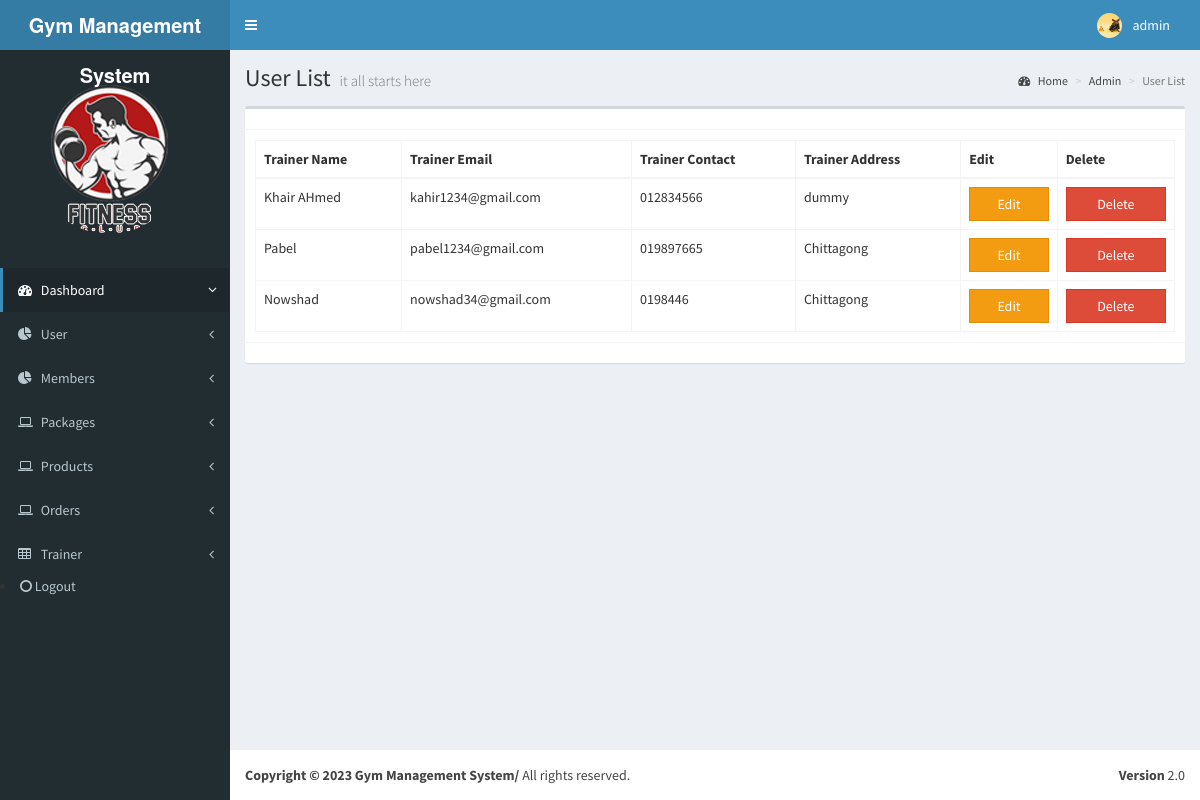
Page /admin/dashboard/trainer-list.php on the committed database.
### tables this page shows
CREATE TABLE `instructors` (
  `instructor_id` int(11) NOT NULL,
  `name` varchar(100) NOT NULL,
  `contact` varchar(100) NOT NULL,
  `picture` varchar(100) NOT NULL,
  `address` varchar(200) NOT NULL,
  `email` varchar(100) NOT NULL,
  `user_id` int(11) NOT NULL
);

### admin/dashboard/trainer-list.php (the view, shortened to what this page needs)
<?php include('header.php');
include('db_connection.php');
?>
<body class="skin-blue">
  <div class="wrapper">
    <?php include('menu.php'); ?>
    <div class="content-wrapper" style="min-height: 1024px;">
      <section class="content-header">
        <h1> User List <small>it all starts here</small> </h1>
        <ol class="breadcrumb">
          <li><a href="#"><i class="fa fa-dashboard"></i> Home</a></li>
          <li><a href="#">Admin</a></li>
          <li class="active">User List</li>
        </ol>
      </section>
      <section class="content">
        <div class="box">
          <div class="box-header with-border">
                      </div>--><?php
                                $sql = 'SELECT * FROM instructors';
                                $retval = $con->query($sql);
                                ?>
          </div>
          <div class="box-body">
            <table id="example" class="table table-bordered">
              <thead>
                <tr>
                  <th>Trainer Name</th>
                  <th>Trainer Email</th>
                  <th>Trainer Contact</th>
                  <th>Trainer Address</th>
                  <th>Edit</th>
                  <th>Delete</th>
                </tr>
              </thead>
              <tbody>
                <?php while ($row = mysqli_fetch_array($retval))
                {
                    ?>
                  <tr>
                    <td><?php echo $row['name']  ?></td>
                    <td><?php echo $row['email']  ?></td>
                    <td><?php echo $row['contact'] ?></td>
                    <td><?php echo $row['address'] ?></td>
                    <td><a class="btn btn-block btn-warning btn-flat" href="update-trainer.php?id=<?php echo $row['instructor_id'] ?>">Edit</a></td>
                    <td><a class="btn btn-block btn-danger btn-flat" onClick="return confirm('Delete This account?')" href="delete.php?trinid=<?php echo $row['instructor_id'] ?>">Delete</a></td>
                  <?php } ?>
                  </tr>
              </tbody>
            </table>
          </div>
          <div class="box-footer"> </div>
        </div>
      </section>
    </div>
    <?php include('footer.php'); ?>

### admin/dashboard/menu.php (shortened to what this page needs)
<header class="main-header">
        <a href="dashboard.php" class="logo"><b>Gym Management System</b> </a>
        <nav class="navbar navbar-static-top" role="navigation">
          <a href="#" class="sidebar-toggle" data-toggle="offcanvas" role="button">
          </a>
          <div class="navbar-custom-menu">
            <ul class="nav navbar-nav">
           <?php
              require_once 'db.php';
               $sql = 'SELECT * FROM admin';
               $retval = mysqli_query($conn, $sql);
               ?>
              <li class="dropdown user user-menu">
                <a href="#" class="dropdown-toggle" data-toggle="dropdown">
                  <?php  while($row = mysqli_fetch_array($retval)) {  ?>
                  <img src="../images/<?php echo $row['admin_picture'] ?>" class="user-image" alt="User Image">
                  <span class="hidden-xs"><?php echo $row['admin_name'] ?></span>
                </a>
                  <?php } ?>
              </li>
            </ul>
          </div>
        </nav>
      </header><aside class="main-sidebar">
        <section class="sidebar" style="height: auto;">
           <img src="../dist/img/fitness-club-two.png" class="img-circle" alt="User Image" style="padding: 34px;">
          <ul class="sidebar-menu">
            <li class="active treeview">
              <a href="dashboard.php">
                <i class="fa fa-dashboard"></i> <span>Dashboard</span> <i class="fa fa-angle-left pull-right"></i>
              </a>
            </li>
            <li class="treeview">
              <a href="#">
                <i class="fa fa-pie-chart"></i>
                <span>User</span>
                <i class="fa fa-angle-left pull-right"></i>
              </a>
            </li>
            <li class="treeview">
              <a href="#">
                <i class="fa fa-pie-chart"></i>
                <span>Members</span>
                <i class="fa fa-angle-left pull-right"></i>
              </a>
            </li>
            <li class="treeview">
              <a href="#">
                <i class="fa fa-laptop"></i>
                <span>Packages</span>
                <i class="fa fa-angle-left pull-right"></i>
              </a>
            </li>
            <li class="treeview">
              <a href="#">
                <i class="fa fa-laptop"></i>
                <span>Products</span>
                <i class="fa fa-angle-left pull-right"></i>
              </a>
            </li>
            <li class="treeview">
              <a href="#">
                <i class="fa fa-laptop"></i>
                <span>Orders</span>
                <i class="fa fa-angle-left pull-right"></i>
              </a>
            </li>
            <li class="treeview">
              <a href="#">
                <i class="fa fa-table"></i> <span>Trainer</span>
                <i class="fa fa-angle-left pull-right"></i>
              </a>
          </ul>
          <li><a href="logout.php"><i class="fa fa-circle-o"></i> Logout</a></li>
        </section>
      </aside>

### rows in the picture
instructors: name "Khair AHmed", email "kahir1234@gmail.com", contact "012834566", address "dummy"
instructors: name "Pabel", email "pabel1234@gmail.com", contact "019897665", address "Chittagong"
instructors: name "Nowshad", email "nowshad34@gmail.com", contact "0198446", address "Chittagong"

### other values in the picture
$row['admin_name'] "admin"
